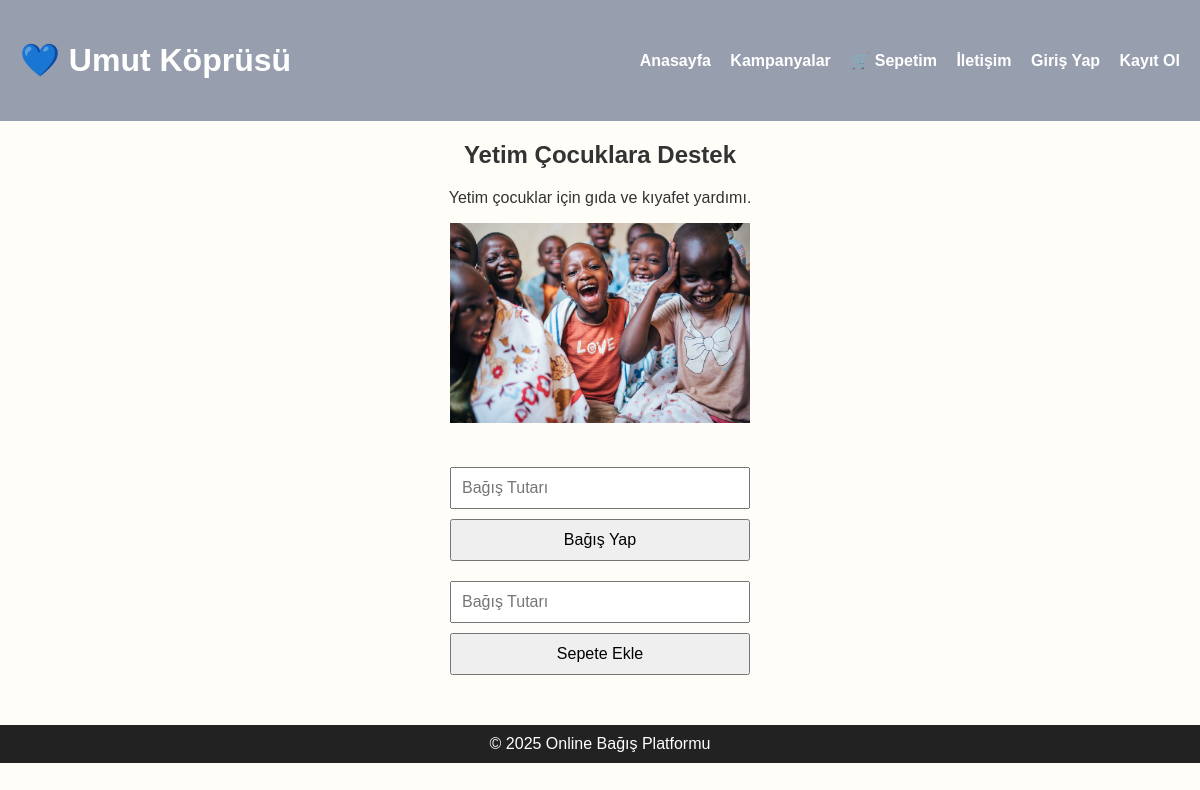
The page /campaign_detail.php?id=1 on the database its author committed.
### tables this page shows
CREATE TABLE `kampanyalar` (
  `id` int(11) NOT NULL,
  `baslik` varchar(100) DEFAULT NULL,
  `aciklama` text DEFAULT NULL,
  `resim` varchar(255) DEFAULT NULL,
  `toplam_bagis` decimal(10,2) DEFAULT 0.00
);

### campaign_detail.php (the view, shortened to what this page needs)
<?php
include('db.php');
include('includes/header.php');
$kampanya_id = $_GET['id'] ?? null;
if ($kampanya_id) {
    $query = "SELECT * FROM kampanyalar WHERE id='$kampanya_id'";
    $result = mysqli_query($conn, $query);
    if (mysqli_num_rows($result) == 1) {
        $kampanya = mysqli_fetch_assoc($result);
    } else {
        echo "<p>Kampanya bulunamadı.</p>";
        include('includes/footer.php');
        exit();
    }
} else {
    echo "<p>Geçersiz kampanya ID.</p>";
    include('includes/footer.php');
    exit();
}
?>
<div style="max-width: 800px; margin: 0 auto; text-align: center;">
    <h2><?php echo $kampanya['baslik']; ?></h2>
    <p><?php echo $kampanya['aciklama']; ?></p>
    <img src="img/<?php echo $kampanya['resim']; ?>"
         alt="<?php echo $kampanya['baslik']; ?>"
         style="max-width:300px; margin-bottom: 20px;">
    <form method="post" action="bagis_kaydet.php" style="margin-bottom: 20px;">
        <input type="number" name="miktar" placeholder="Bağış Tutarı" required>
        <button type="submit">Bağış Yap</button>
    </form>
    <form method="post" action="add_to_cart.php">
        <input type="number" name="miktar" placeholder="Bağış Tutarı" required>
        <button type="submit">Sepete Ekle</button>
    </form>
</div>
<?php include('includes/footer.php'); ?>

### style.css (style rules this page uses)
html, body { margin: 0; padding: 0; height: 100%; }
form { display: flex; flex-direction: column; align-items: center; gap: 10px; margin-top: 20px; }
input, button { width: 300px; max-width: 90%; padding: 10px; font-size: 16px; box-sizing: border-box; }

### rows shown on the page
kampanyalar: baslik "Yetim Çocuklara Destek", aciklama "Yetim çocuklar için gıda ve kıyafet yardımı.", resim (picture)
